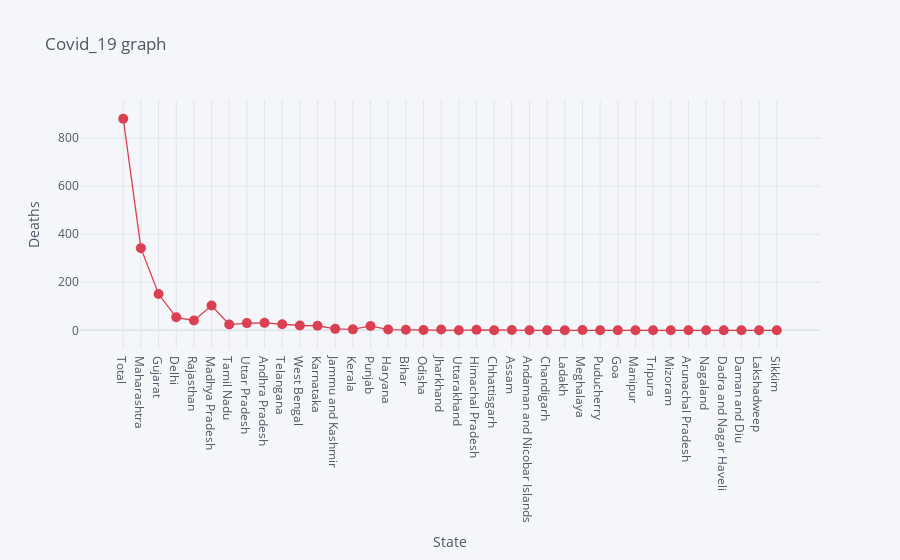

The code cell stored with this chart in its notebook:
### Markdown cell above
# Deceased per State

### Code cell
df.iplot(kind= 'scatter', x= 'State', y='Deaths', mode= 'markers+lines', title= 'Covid_19 graph', xTitle= 'State', yTitle= 'Deaths', color= 'red', size= 10)

### Figure 1 — Plotly figure (JSON) as saved in the notebook; plotly's stock layout.template omitted (floating-point values rounded to 4 significant figures)
{"data": [{"line": {"color": "rgba(219, 64, 82, 1.0)", "dash": "solid", "shape": "linear", "width": 1.3}, "marker": {"size": 10, "symbol": "circle"}, "mode": "markers+lines", "name": "Deaths", "text": "", "type": "scatter", "x": ["Total", "Maharashtra", "Gujarat", "Delhi", "Rajasthan", "Madhya Pradesh", "Tamil Nadu", "Uttar Pradesh", "Andhra Pradesh", "Telangana", "West Bengal", "Karnataka", "Jammu and Kashmir", "Kerala", "Punjab", "Haryana", "Bihar", "Odisha", "Jharkhand", "Uttarakhand", "Himachal Pradesh", "Chhattisgarh", "Assam", "Andaman and Nicobar Islands", "Chandigarh", "Ladakh", "Meghalaya", "Puducherry", "Goa", "Manipur", "Tripura", "Mizoram", "Arunachal Pradesh", "Nagaland", "Dadra and Nagar Haveli", "Daman and Diu", "Lakshadweep", "Sikkim"], "y": [881, 342, 151, 54, 41, 103, 24, 30, 31, 25, 20, 19, 6, 4, 18, 3, 2, 1, 3, 0, 2, 0, 1, 0, 0, 0, 1, 0, 0, 0, 0, 0, 0, 0, 0, 0, 0, 0]}], "layout": {"legend": {"bgcolor": "#F5F6F9", "font": {"color": "#4D5663"}}, "paper_bgcolor": "#F5F6F9", "plot_bgcolor": "#F5F6F9", "title": {"font": {"color": "#4D5663"}, "text": "Covid_19 graph"}, "xaxis": {"gridcolor": "#E1E5ED", "showgrid": true, "tickfont": {"color": "#4D5663"}, "title": {"font": {"color": "#4D5663"}, "text": "State"}, "zerolinecolor": "#E1E5ED"}, "yaxis": {"gridcolor": "#E1E5ED", "showgrid": true, "tickfont": {"color": "#4D5663"}, "title": {"font": {"color": "#4D5663"}, "text": "Deaths"}, "zerolinecolor": "#E1E5ED"}}}
